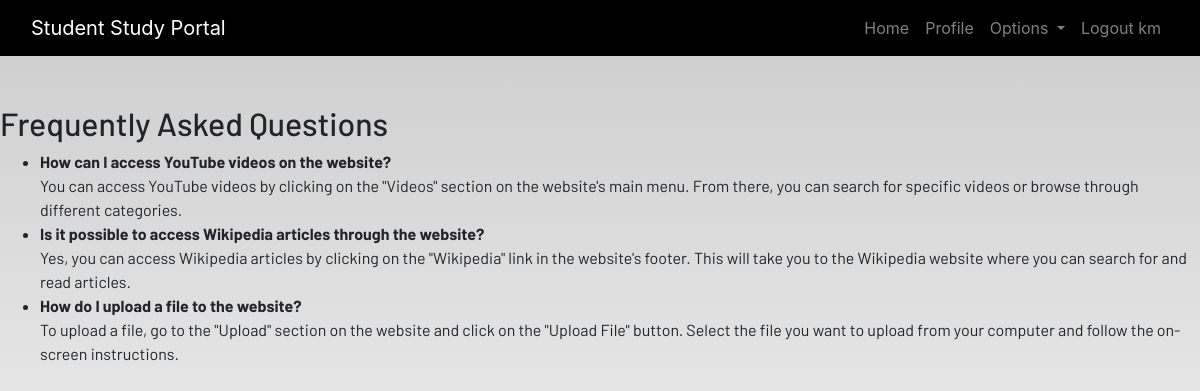
The app's page /faq/ (signed in), older data.
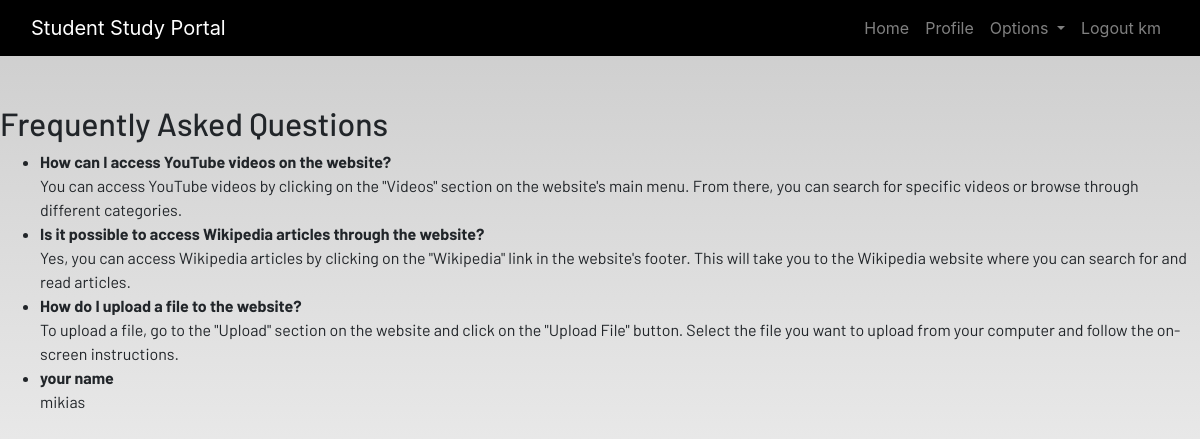
The same page, newer data.
### dashboard/models.py (models this page shows, shortened)
class FAQ(models.Model):
    question = models.CharField(max_length=255)
    answer = models.TextField()

### dashboard/views.py (the view)
# urls.py: path('faq/', views.faq, name='faq'),
@login_required
def faq(request):
    faqs = FAQ.objects.all()
    return render(request, 'dashboard/faq.html', {'faqs': faqs})

### dashboard/templates/dashboard/faq.html
{% extends 'dashboard/base.html' %}
{% block content %}
<h2>Frequently Asked Questions</h2>
<ul>
    {% for faq in faqs %}
        <li>
            <strong>{{ faq.question }}</strong><br>
            {{ faq.answer }}
        </li>
    {% endfor %}
</ul>
{% endblock %}

Row changes from the older to the newer data that the page shows:
added FAQ: question "your name", answer "mikias"
